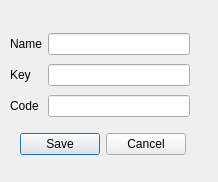
<?xml version="1.0" encoding="UTF-8"?>
<ui version="4.0">
 <class>user_info</class>
 <widget class="QDialog" name="user_info">
  <property name="geometry">
   <rect>
    <x>0</x>
    <y>0</y>
    <width>218</width>
    <height>182</height>
   </rect>
  </property>
  <property name="windowTitle">
   <string>Information</string>
  </property>
  <widget class="QDialogButtonBox" name="buttonBox">
   <property name="geometry">
    <rect>
     <x>10</x>
     <y>130</y>
     <width>176</width>
     <height>29</height>
    </rect>
   </property>
   <property name="orientation">
    <enum>Qt::Horizontal</enum>
   </property>
   <property name="standardButtons">
    <set>QDialogButtonBox::Cancel|QDialogButtonBox::Save</set>
   </property>
  </widget>
  <widget class="QWidget" name="layoutWidget">
   <property name="geometry">
    <rect>
     <x>10</x>
     <y>30</y>
     <width>180</width>
     <height>93</height>
    </rect>
   </property>
   <layout class="QGridLayout" name="gridLayout">
    <item row="0" column="1">
     <widget class="QLineEdit" name="name_label"/>
    </item>
    <item row="0" column="0">
     <widget class="QLabel" name="label">
      <property name="text">
       <string>Name</string>
      </property>
     </widget>
    </item>
    <item row="1" column="0">
     <widget class="QLabel" name="label_2">
      <property name="text">
       <string>Key</string>
      </property>
     </widget>
    </item>
    <item row="2" column="1">
     <widget class="QLineEdit" name="code_label">
      <property name="int" stdset="0">
       <number>0</number>
      </property>
     </widget>
    </item>
    <item row="2" column="0">
     <widget class="QLabel" name="label_3">
      <property name="text">
       <string>Code</string>
      </property>
     </widget>
    </item>
    <item row="1" column="1">
     <widget class="QLineEdit" name="key_label">
      <property name="placeholderText">
       <string/>
      </property>
      <property name="int" stdset="0">
       <number>0</number>
      </property>
     </widget>
    </item>
   </layout>
  </widget>
 </widget>
 <resources/>
 <connections>
  <connection>
   <sender>buttonBox</sender>
   <signal>accepted()</signal>
   <receiver>user_info</receiver>
   <slot>accept()</slot>
   <hints>
    <hint type="sourcelabel">
     <x>248</x>
     <y>254</y>
    </hint>
    <hint type="destinationlabel">
     <x>157</x>
     <y>274</y>
    </hint>
   </hints>
  </connection>
  <connection>
   <sender>buttonBox</sender>
   <signal>rejected()</signal>
   <receiver>user_info</receiver>
   <slot>reject()</slot>
   <hints>
    <hint type="sourcelabel">
     <x>316</x>
     <y>260</y>
    </hint>
    <hint type="destinationlabel">
     <x>286</x>
     <y>274</y>
    </hint>
   </hints>
  </connection>
 </connections>
</ui>
